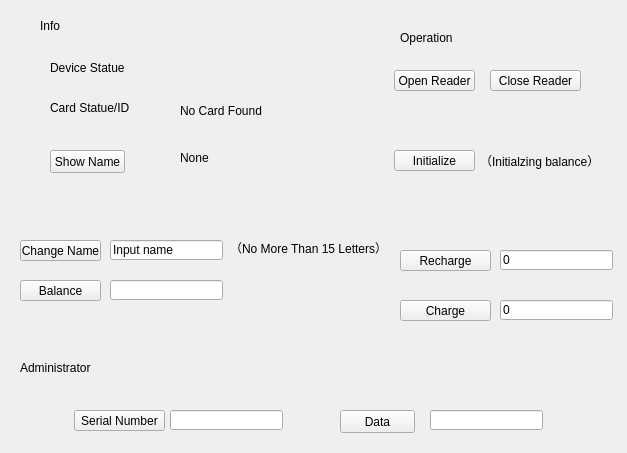
<?xml version="1.0" encoding="UTF-8"?>
<ui version="4.0">
 <class>Widget</class>
 <widget class="QWidget" name="Widget">
  <property name="geometry">
   <rect>
    <x>0</x>
    <y>0</y>
    <width>627</width>
    <height>453</height>
   </rect>
  </property>
  <property name="windowTitle">
   <string>Widget</string>
  </property>
  <widget class="QPushButton" name="ShwName_Btn">
   <property name="geometry">
    <rect>
     <x>50</x>
     <y>150</y>
     <width>75</width>
     <height>23</height>
    </rect>
   </property>
   <property name="text">
    <string>Show Name</string>
   </property>
   <property name="iconSize">
    <size>
     <width>36</width>
     <height>36</height>
    </size>
   </property>
  </widget>
  <widget class="QPushButton" name="ChngName_Btn">
   <property name="geometry">
    <rect>
     <x>20</x>
     <y>240</y>
     <width>81</width>
     <height>21</height>
    </rect>
   </property>
   <property name="text">
    <string>Change Name</string>
   </property>
   <property name="iconSize">
    <size>
     <width>36</width>
     <height>36</height>
    </size>
   </property>
  </widget>
  <widget class="QPushButton" name="Blnc_Btn">
   <property name="geometry">
    <rect>
     <x>20</x>
     <y>280</y>
     <width>81</width>
     <height>21</height>
    </rect>
   </property>
   <property name="text">
    <string>Balance</string>
   </property>
   <property name="iconSize">
    <size>
     <width>36</width>
     <height>36</height>
    </size>
   </property>
  </widget>
  <widget class="QPushButton" name="SrlNmbr_Btn">
   <property name="geometry">
    <rect>
     <x>74</x>
     <y>410</y>
     <width>91</width>
     <height>21</height>
    </rect>
   </property>
   <property name="text">
    <string>Serial Number</string>
   </property>
   <property name="iconSize">
    <size>
     <width>36</width>
     <height>36</height>
    </size>
   </property>
  </widget>
  <widget class="QPushButton" name="OpnRdr_Btn">
   <property name="geometry">
    <rect>
     <x>394</x>
     <y>70</y>
     <width>81</width>
     <height>21</height>
    </rect>
   </property>
   <property name="text">
    <string>Open Reader</string>
   </property>
   <property name="iconSize">
    <size>
     <width>36</width>
     <height>36</height>
    </size>
   </property>
  </widget>
  <widget class="QPushButton" name="Intliz_Btn">
   <property name="geometry">
    <rect>
     <x>394</x>
     <y>150</y>
     <width>81</width>
     <height>21</height>
    </rect>
   </property>
   <property name="text">
    <string>Initialize</string>
   </property>
   <property name="iconSize">
    <size>
     <width>36</width>
     <height>36</height>
    </size>
   </property>
  </widget>
  <widget class="QPushButton" name="Recharge_Btn">
   <property name="geometry">
    <rect>
     <x>400</x>
     <y>250</y>
     <width>91</width>
     <height>21</height>
    </rect>
   </property>
   <property name="text">
    <string>Recharge</string>
   </property>
   <property name="iconSize">
    <size>
     <width>36</width>
     <height>36</height>
    </size>
   </property>
  </widget>
  <widget class="QPushButton" name="Charge_Btn">
   <property name="geometry">
    <rect>
     <x>400</x>
     <y>300</y>
     <width>91</width>
     <height>21</height>
    </rect>
   </property>
   <property name="text">
    <string>Charge</string>
   </property>
   <property name="iconSize">
    <size>
     <width>36</width>
     <height>36</height>
    </size>
   </property>
  </widget>
  <widget class="QPushButton" name="Data_Btn">
   <property name="geometry">
    <rect>
     <x>340</x>
     <y>410</y>
     <width>75</width>
     <height>23</height>
    </rect>
   </property>
   <property name="text">
    <string>Data</string>
   </property>
   <property name="iconSize">
    <size>
     <width>36</width>
     <height>36</height>
    </size>
   </property>
  </widget>
  <widget class="QPushButton" name="ClsRdr_Btn">
   <property name="geometry">
    <rect>
     <x>490</x>
     <y>70</y>
     <width>91</width>
     <height>21</height>
    </rect>
   </property>
   <property name="text">
    <string>Close Reader</string>
   </property>
   <property name="iconSize">
    <size>
     <width>36</width>
     <height>36</height>
    </size>
   </property>
  </widget>
  <widget class="QLabel" name="Info_label">
   <property name="geometry">
    <rect>
     <x>40</x>
     <y>20</y>
     <width>54</width>
     <height>12</height>
    </rect>
   </property>
   <property name="text">
    <string>Info</string>
   </property>
  </widget>
  <widget class="QLabel" name="DeviceStatue">
   <property name="geometry">
    <rect>
     <x>50</x>
     <y>60</y>
     <width>81</width>
     <height>16</height>
    </rect>
   </property>
   <property name="text">
    <string>Device Statue</string>
   </property>
  </widget>
  <widget class="QLabel" name="DeviceStatue_label_2">
   <property name="geometry">
    <rect>
     <x>180</x>
     <y>60</y>
     <width>71</width>
     <height>16</height>
    </rect>
   </property>
   <property name="text">
    <string/>
   </property>
  </widget>
  <widget class="QLabel" name="CardID_label">
   <property name="geometry">
    <rect>
     <x>50</x>
     <y>100</y>
     <width>91</width>
     <height>16</height>
    </rect>
   </property>
   <property name="text">
    <string>Card Statue/ID</string>
   </property>
  </widget>
  <widget class="QLabel" name="label_5">
   <property name="geometry">
    <rect>
     <x>180</x>
     <y>100</y>
     <width>181</width>
     <height>21</height>
    </rect>
   </property>
   <property name="text">
    <string>No Card Found</string>
   </property>
  </widget>
  <widget class="QLabel" name="ShowName_label">
   <property name="geometry">
    <rect>
     <x>180</x>
     <y>150</y>
     <width>71</width>
     <height>16</height>
    </rect>
   </property>
   <property name="text">
    <string>None</string>
   </property>
  </widget>
  <widget class="QLabel" name="label_7">
   <property name="geometry">
    <rect>
     <x>230</x>
     <y>240</y>
     <width>161</width>
     <height>16</height>
    </rect>
   </property>
   <property name="text">
    <string>（No More Than 15 Letters）</string>
   </property>
  </widget>
  <widget class="QLineEdit" name="lineEdit">
   <property name="geometry">
    <rect>
     <x>110</x>
     <y>240</y>
     <width>113</width>
     <height>20</height>
    </rect>
   </property>
   <property name="text">
    <string>Input name</string>
   </property>
  </widget>
  <widget class="QLineEdit" name="lineEdit_2">
   <property name="geometry">
    <rect>
     <x>110</x>
     <y>280</y>
     <width>113</width>
     <height>20</height>
    </rect>
   </property>
  </widget>
  <widget class="QLineEdit" name="lineEdit_3">
   <property name="geometry">
    <rect>
     <x>170</x>
     <y>410</y>
     <width>113</width>
     <height>20</height>
    </rect>
   </property>
  </widget>
  <widget class="QLineEdit" name="lineEdit_4">
   <property name="geometry">
    <rect>
     <x>430</x>
     <y>410</y>
     <width>113</width>
     <height>20</height>
    </rect>
   </property>
  </widget>
  <widget class="QLabel" name="label_8">
   <property name="geometry">
    <rect>
     <x>20</x>
     <y>360</y>
     <width>81</width>
     <height>16</height>
    </rect>
   </property>
   <property name="text">
    <string>Administrator</string>
   </property>
  </widget>
  <widget class="QLabel" name="label_9">
   <property name="geometry">
    <rect>
     <x>400</x>
     <y>30</y>
     <width>61</width>
     <height>16</height>
    </rect>
   </property>
   <property name="text">
    <string>Operation</string>
   </property>
  </widget>
  <widget class="QLabel" name="label_10">
   <property name="geometry">
    <rect>
     <x>480</x>
     <y>150</y>
     <width>141</width>
     <height>21</height>
    </rect>
   </property>
   <property name="text">
    <string>（Initialzing balance）</string>
   </property>
  </widget>
  <widget class="QLineEdit" name="lineEdit_5">
   <property name="geometry">
    <rect>
     <x>500</x>
     <y>250</y>
     <width>113</width>
     <height>20</height>
    </rect>
   </property>
   <property name="text">
    <string>0</string>
   </property>
  </widget>
  <widget class="QLineEdit" name="lineEdit_6">
   <property name="geometry">
    <rect>
     <x>500</x>
     <y>300</y>
     <width>113</width>
     <height>20</height>
    </rect>
   </property>
   <property name="text">
    <string>0</string>
   </property>
  </widget>
 </widget>
 <layoutdefault spacing="6" margin="11"/>
 <resources/>
 <connections/>
</ui>
